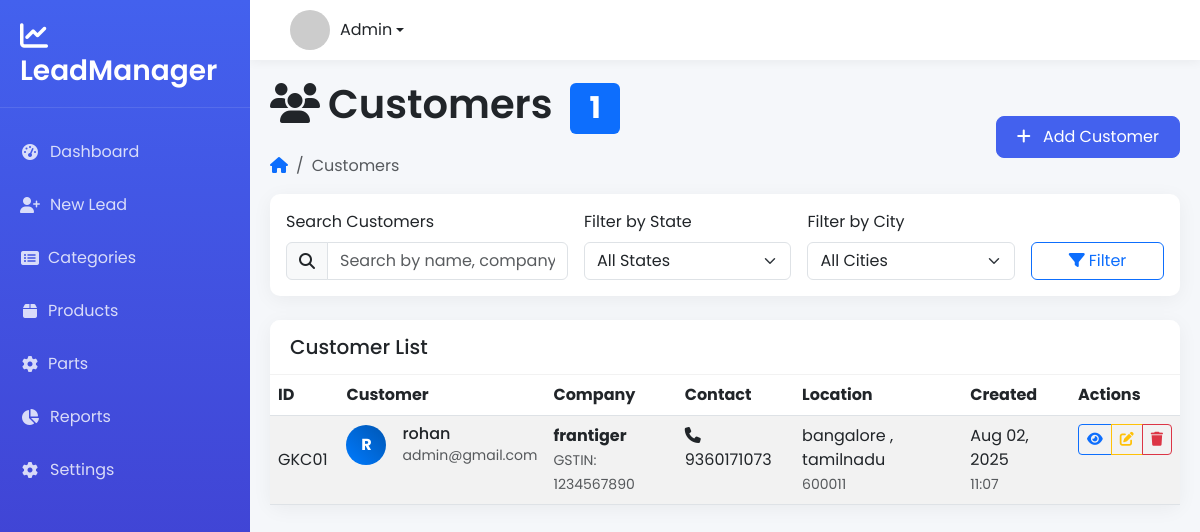
The page /customers/ (signed in) on the database its author committed.
### leads/models.py (models this page shows, shortened)
class Customer(models.Model):
    company_name = models.CharField(max_length=200, blank=True, null=True)
    customer_id = models.CharField(max_length=20, unique=True, blank=True, null=True)  # New field for customer ID
    customer_name = models.CharField(max_length=200)
    phone_number = models.CharField(max_length=15)
    phone_number_2 = models.CharField(max_length=15, blank=True, null=True)
    email = models.EmailField(blank=True, null=True)
    gstin = models.CharField(max_length=20, blank=True, null=True)
    address_line_1 = models.TextField(blank=True, null=True)
    address_line_2 = models.TextField(blank=True, null=True)
    city = models.CharField(max_length=100, blank=True, null=True)
    state = models.CharField(max_length=100, blank=True, null=True)
    pincode = models.CharField(max_length=10, blank=True, null=True)
    company_website = models.URLField(blank=True, null=True)
    created_by = models.ForeignKey(User, on_delete=models.CASCADE)
    created_at = models.DateTimeField(auto_now_add=True)
    updated_at = models.DateTimeField(auto_now=True)
    class Meta:
        verbose_name = "Customer"
        verbose_name_plural = "Customers"
        ordering = ['-created_at']

### leads/views.py (the view, shortened to what this page needs)
# urls.py: path('customers/', views.customer_list, name='customer_list'),
@login_required
def customer_list(request):
    customers = Customer.objects.all()
    search_query = request.GET.get('search', '')
    state_filter = request.GET.get('state', '')
    if state_filter:
        customers = customers.filter(state__icontains=state_filter)
    city_filter = request.GET.get('city', '')
    if city_filter:
        customers = customers.filter(city__icontains=city_filter)
    states = Customer.objects.exclude(state__isnull=True).exclude(state='').values_list('state', flat=True).distinct().order_by('state')
    cities = Customer.objects.exclude(city__isnull=True).exclude(city='').values_list('city', flat=True).distinct().order_by('city')
    paginator = Paginator(customers, 10)
    page_number = request.GET.get('page')
    page_obj = paginator.get_page(page_number)
    return render(request, 'customer_list.html', {
        'customers': page_obj,
        'search_query': search_query,
        'state_filter': state_filter,
        'city_filter': city_filter,
        'states': states,
        'cities': cities,
        'total_customers': Customer.objects.count(),
    })

### leads/templates/customer_list.html (shortened to what this page needs)
{% extends "base.html" %}
{% block content %}
<div class="page-header">
    <div class="d-flex justify-content-between align-items-center">
        <div>
            <h1 class="page-title">
                <i class="fas fa-users me-2"></i>Customers
                <span class="badge bg-primary ms-2">{{ total_customers }}</span>
            </h1>
            <nav aria-label="breadcrumb" class="d-none d-md-block">
                <ol class="breadcrumb">
                    <li class="breadcrumb-item"><a href="{% url 'dashboard' %}"><i class="fas fa-home"></i></a></li>
                    <li class="breadcrumb-item active" aria-current="page">Customers</li>
                </ol>
            </nav>
        </div>
        <div>
            <a href="{% url 'add_customer' %}" class="btn btn-primary">
                <i class="fas fa-plus me-2 d-none d-sm-inline"></i>
                <span class="d-none d-sm-inline">Add Customer</span>
            </a>
        </div>
    </div>
</div>
<div class="card mb-4">
    <div class="card-body">
        <form method="get" class="row g-3">
            <div class="col-md-4 d-none d-md-block">
                <label for="search" class="form-label">Search Customers</label>
                <div class="input-group">
                    <span class="input-group-text"><i class="fas fa-search"></i></span>
                    <input type="text" class="form-control" id="search" name="search"
                           value="{{ search_query }}" placeholder="Search by name, company, phone...">
                </div>
            </div>
            <div class="col-md-3 d-none d-md-block">
                <label for="state" class="form-label">Filter by State</label>
                <select class="form-select" id="state" name="state">
                    <option value="">All States</option>
                </select>
            </div>
            <div class="col-md-3 d-none d-md-block">
                <label for="city" class="form-label">Filter by City</label>
                <select class="form-select" id="city" name="city">
                    <option value="">All Cities</option>
                </select>
            </div>
            <div class="col-12 col-md-2">
                <label class="form-label d-none d-md-block">&nbsp;</label>
                <div class="d-grid">
                    <button type="submit" class="btn btn-outline-primary">
                        <i class="fas fa-filter me-1"></i>Filter
                    </button>
                </div>
            </div>
        </form>
    </div>
</div>
<div class="card">
    <div class="card-header">
        <h5 class="card-title mb-0">Customer List</h5>
    </div>
    <div class="card-body p-0">
        {% if customers %}
            <div class="table-responsive d-none d-lg-block">
                <table class="table table-hover table-striped mb-0">
                    <thead class="bg-light">
                        <tr>
                            <th>ID</th>
                            <th>Customer</th>
                            <th>Company</th>
                            <th>Contact</th>
                            <th>Location</th>
                            <th>Created</th>
                            <th>Actions</th>
                        </tr>
                    </thead>
                    <tbody>
                        {% for customer in customers %}
                            <tr>
                                <td>
                                    <span class="vendor-id-badge">
                                        {{ customer.customer_id }}
                                    </span>
                                </td>
                                <td>
                                    <div class="d-flex align-items-center">
                                        <div class="avatar-circle me-3">
                                            {{ customer.customer_name|first|upper }}
                                        </div>
                                        <div>
                                            <h6 class="mb-0">{{ customer.customer_name }}</h6>
                                            {% if customer.email %}
                                                <small class="text-muted">{{ customer.email }}</small>
                                            {% endif %}
                                        </div>
                                    </div>
                                </td>
                                <td>
                                    {% if customer.company_name %}
                                        <span class="fw-bold">{{ customer.company_name }}</span>
                                        {% if customer.gstin %}
                                            <br><small class="text-muted">GSTIN: {{ customer.gstin }}</small>
                                        {% endif %}
                                    {% else %}
                                        <span class="text-muted">Individual</span>
                                    {% endif %}
                                </td>
                                <td>
                                    <div>
                                        <i class="fas fa-phone me-1"></i>{{ customer.phone_number }}
                                    </div>
                                </td>
                                <td>
                                    {% if customer.city or customer.state %}
                                        <div>
                                            {% if customer.city %}{{ customer.city }}{% endif %}
                                            {% if customer.city and customer.state %}, {% endif %}
                                            {% if customer.state %}{{ customer.state }}{% endif %}
                                        </div>
                                        {% if customer.pincode %}
                                            <small class="text-muted">{{ customer.pincode }}</small>
                                        {% endif %}
                                    {% else %}
                                        <span class="text-muted">Not specified</span>
                                    {% endif %}
                                </td>
                                <td>
                                    <div>{{ customer.created_at|date:"M d, Y" }}</div>
                                    <small class="text-muted">{{ customer.created_at|date:"H:i" }}</small>
                                </td>
                                <td>
                                    <div class="btn-group" role="group">
                                        <a href="{% url 'customer_detail' customer.id %}"
                                           class="btn btn-sm btn-outline-primary" title="View Details">
                                            <i class="fas fa-eye"></i>
                                        </a>
                                        <a href="{% url 'edit_customer' customer.id %}" class="btn btn-sm btn-outline-warning" title="Edit">
                                            <i class="fas fa-edit"></i>
                                        </a>
                                        <button type="button" class="btn btn-sm btn-outline-danger"
                                                title="Delete" onclick="confirmDelete('{{ customer.id }}', '{{ customer.customer_name }}')">
                                            <i class="fas fa-trash"></i>
                                        </button>
                                    </div>
                                </td>
                            </tr>
                        {% endfor %}
                    </tbody>
                </table>
            </div>
        {% else %}
            <div class="p-4">
                <p class="mb-0 text-muted text-center">No customers found.</p>
            </div>
        {% endif %}
    </div>
</div>
{% endblock %}

### leads/templates/base.html (style rules this page uses)
:root { --primary-color: #4361ee; --secondary-color: #3f37c9; --accent-color: #4895ef; --light-color: #f8f9fa; --dark-color: #212529; --sidebar-width: 250px; --header-height: 60px; }
body { font-family: 'Poppins', sans-serif; background-color: #f5f7fa; color: #4a4a4a; min-height: 100vh; display: flex; flex-direction: column; }
.card { border: none; border-radius: 10px; box-shadow: 0 4px 20px rgba(0, 0, 0, 0.05); margin-bottom: 20px; transition: all 0.3s; }
.card-header { background-color: white; border-bottom: 1px solid rgba(0, 0, 0, 0.05); font-weight: 600; padding: 15px 20px; border-radius: 10px 10px 0 0 !important; }
.btn-primary { background-color: var(--primary-color); border-color: var(--primary-color); padding: 8px 20px; border-radius: 8px; }
.page-title { font-weight: 600; margin-bottom: 20px; color: var(--dark-color); }

### leads/templates/customer_list.html (style rules this page uses)
.avatar-circle { width: 40px; height: 40px; border-radius: 50%; background: linear-gradient(45deg, #007bff, #0056b3); display: flex; align-items: center; justify-content: center; color: white; font-weight: bold; font-size: 16px; }

### rows shown on the page
Customer: customer_id "GKC01", customer_name|first "R", customer_name "rohan", email "admin@gmail.com", company_name "frantiger", gstin "1234567890", phone_number "9360171073", city "bangalore", state "tamilnadu", pincode "600011", created_at "Aug 02, 2025", created_at "11:07"

### other values the page prints
{{ total_customers }} "1"
